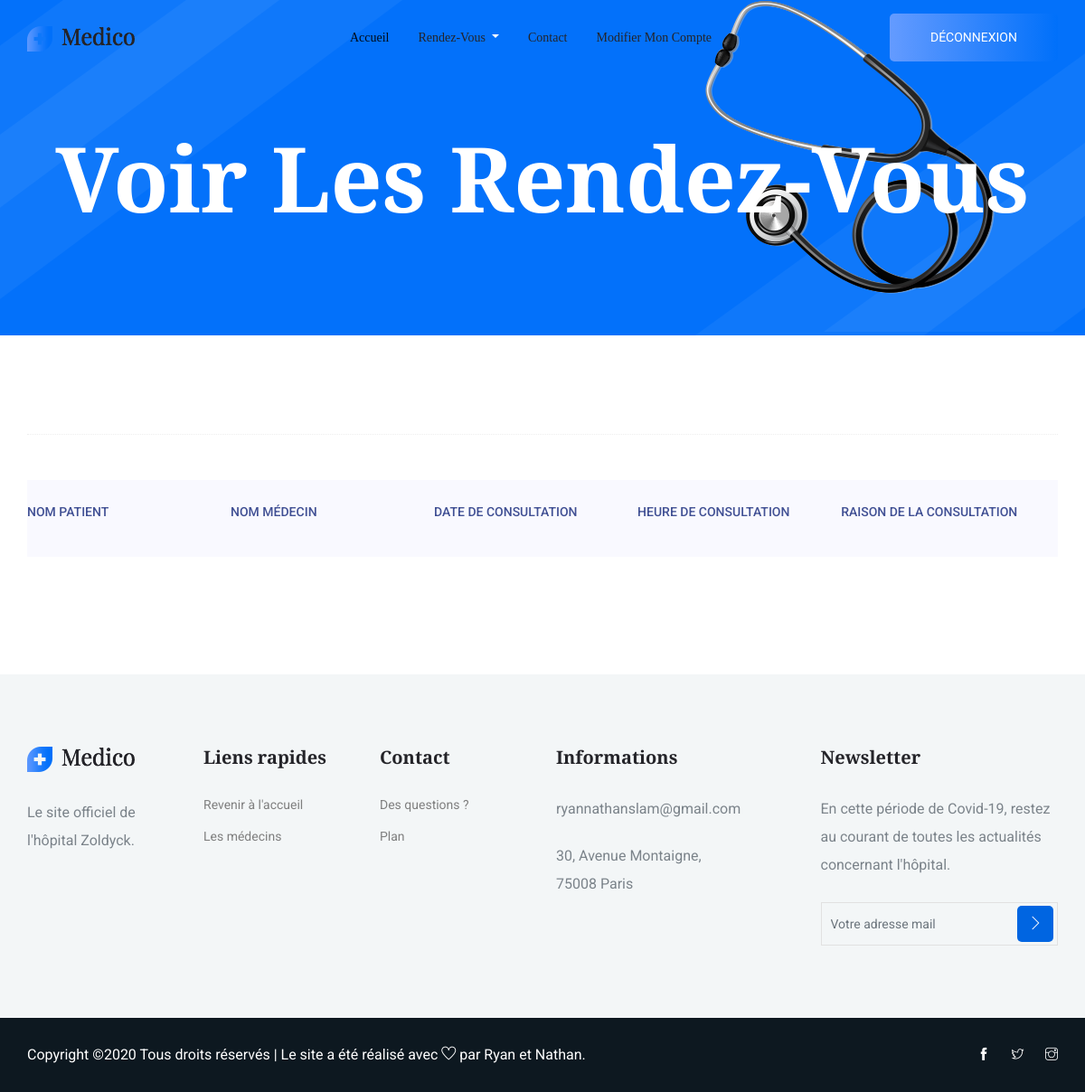
/views/voir_rdv.php (signed in), run on an earlier commit of the app's database.
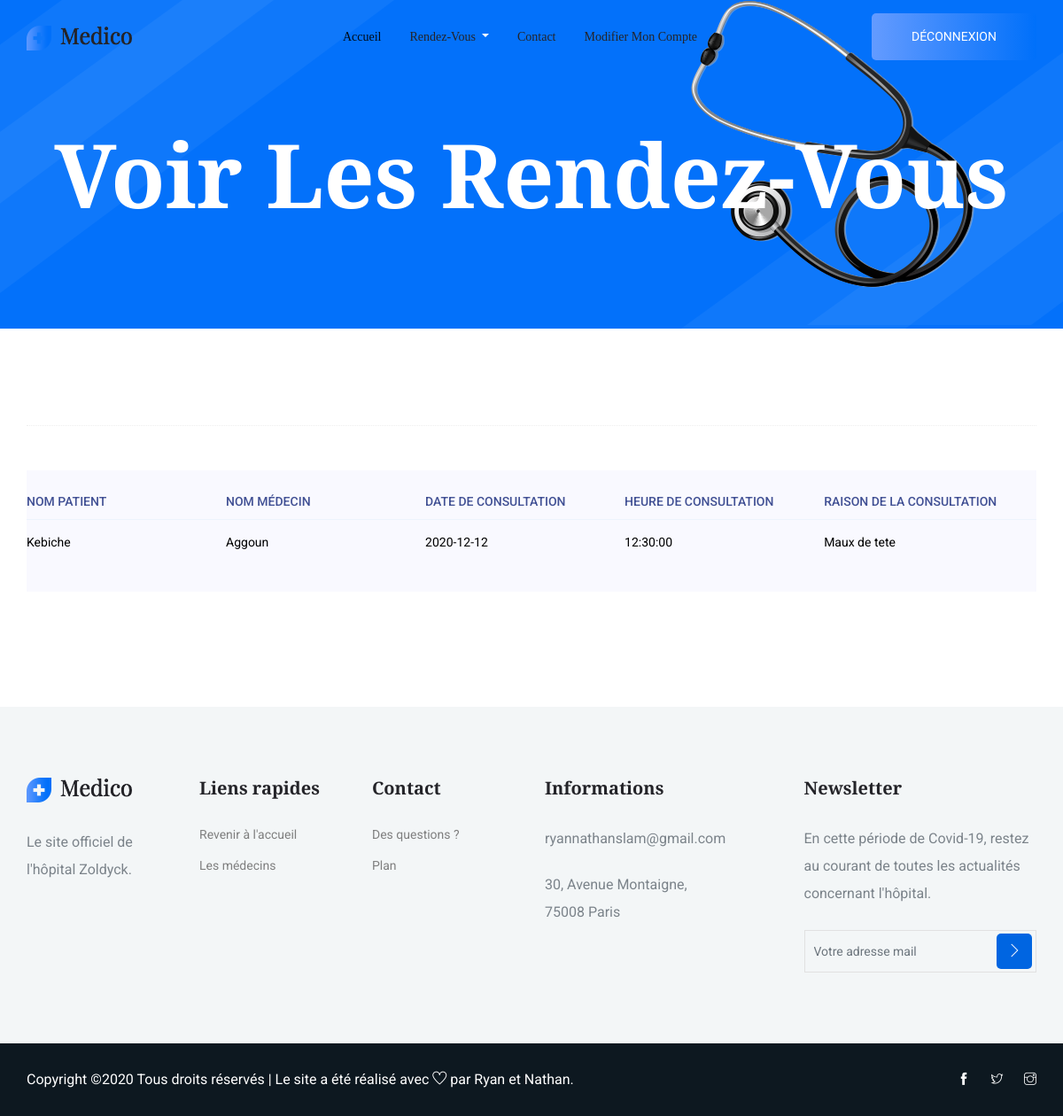
And on a later commit of the database.
### tables this page shows
CREATE TABLE IF NOT EXISTS `reservation` (
  `id` int(11) NOT NULL AUTO_INCREMENT,
  `nom_patient` varchar(50) NOT NULL,
  `nom_medecin` varchar(50) NOT NULL,
  `date_consult` date NOT NULL,
  `time_consult` time NOT NULL,
  `rais_consult` text NOT NULL,
  PRIMARY KEY (`id`),
  KEY `fk_patient` (`nom_patient`),
  KEY `fk_medecin` (`nom_medecin`)
);

### views/voir_rdv.php (the view, shortened to what this page needs)
<!doctype html>
<html lang="en">
<head>
  <?php
      require_once('navbar.php');
    ?>
    <?php
    try{
	     $bdd= new PDO('mysql:host=localhost;dbname=hopital; charset=utf8','root','');
     }
     catch (Exception $e){
	      die('Erreur:'.$e->getMessage());
      }
      ?>
  <section class="breadcrumb_part breadcrumb_bg">
    <div class="container">
      <div class="row">
        <div class="col-lg-12">
          <div class="breadcrumb_iner">
            <div class="breadcrumb_iner_item">
              <h2>Voir les rendez-vous</h2>
            </div>
          </div>
        </div>
      </div>
    </div>
  </section>
  <section class="contact-section section_padding">
    <div class="container">
      <div class="section-top-border">
				<div class="progress-table-wrap">
					<div class="progress-table">
						<div class="table-head">
							<div class="visit">Nom patient</div>
							<div class="visit">Nom médecin</div>
							<div class="visit">Date de consultation</div>
							<div class="visit">Heure de consultation</div>
              <div class="visit">Raison de la consultation</div>
						</div>
            <?php
              if ($_SESSION['role'] == "admin") {
                $req = $bdd->query('SELECT * FROM reservation');
                $donnees= $req->fetchall();
              }
              else if ($_SESSION['role'] == "medecin"){
                $req = $bdd->prepare('SELECT * FROM reservation WHERE nom_medecin=?');
                $req->execute(array($_SESSION['nom_medecin']));
                $donnees= $req->fetchall();
              }
              else{
                $req = $bdd->prepare('SELECT * FROM reservation WHERE nom_patient=?');
                $req->execute(array($_SESSION['nom']));
                $donnees= $req->fetchall();
              }
              foreach ($donnees as $value) {
                echo '<div class="table-row">
                  <div class="visit" style="color:#000000">'.$value["nom_patient"].'</div>
                  <div class="visit" style="color:#000000">'.$value["nom_medecin"].'</div>
                  <div class="visit" style="color:#000000">'.$value["date_consult"].'</div>
                  <div class="visit" style="color:#000000">'.$value["time_consult"].'</div>
                  <div class="visit" style="color:#000000">'.$value["rais_consult"].'</div>
                </div>';
              }
             ?>
					</div>
				</div>
			</div>
    </div>
  </section>
  <?php
  require_once('footer.php');
   ?>
</html>

### views/navbar.php (shortened to what this page needs)
<!doctype html>
<html lang="en">
<head>
    <link rel="stylesheet" href="../css/bootstrap.min.css">
    <link rel="stylesheet" href="../css/animate.css">
    <link rel="stylesheet" href="../css/owl.carousel.min.css">
    <link rel="stylesheet" href="../css/themify-icons.css">
    <link rel="stylesheet" href="../css/flaticon.css">
    <link rel="stylesheet" href="../css/magnific-popup.css">
    <link rel="stylesheet" href="../css/nice-select.css">
    <link rel="stylesheet" href="../css/slick.css">
    <link rel="stylesheet" href="../css/style.css">
    <link rel="stylesheet" href="../css/style2.css">
</head>
<header class="main_menu home_menu">
    <div class="container">
        <div class="row align-items-center">
            <div class="col-lg-12">
                <nav class="navbar navbar-expand-lg navbar-light">
                    <a class="navbar-brand" href="../page_index.php"> <img src="../img/logo.png" alt="logo"> </a>
                    <div class="collapse navbar-collapse main-menu-item justify-content-center"
                        id="navbarSupportedContent">
                        <ul class="navbar-nav align-items-center">
                          <?php
                          if (isset($_SESSION['mail'])  || isset($_SESSION['nom_medecin'])){
                            if ($_SESSION['role'] == "patient") {
                           ?>
                            <li class="nav-item active">
                                <a class="nav-link" href="../page_index.php">Accueil</a>
                            </li>
                            <li class="nav-item dropdown">
                                <a class="nav-link dropdown-toggle" href="#" id="navbarDropdown"
                                    role="button" data-toggle="dropdown" aria-haspopup="true" aria-expanded="false">
                                    Rendez-vous
                                </a>
                            </li>
                            <li class="nav-item">
                                <a class="nav-link" href="contact.php">Contact</a>
                            </li>
                            <li class="nav-item">
                                <a class="nav-link" href="modification.php">Modifier mon compte</a>
                            </li>
                        </ul>
                    </div>
                    <a class="btn_2 d-none d-lg-block" href="../traitement/session_destroy.php">Déconnexion</a>
                <?php }
              }  ?>
                </nav>
            </div>
        </div>
    </div>
</header>
</html>

### views/footer.php (shortened to what this page needs)
<!doctype html>
<html lang="en">
<footer class="footer-area">
    <div class="footer section_padding">
        <div class="container">
            <div class="row justify-content-between">
                <div class="col-xl-2 col-md-4 col-sm-6 single-footer-widget">
                    <a href="#" class="footer_logo"> <img src="../img/logo.png" alt="#"> </a>
                    <p>Le site officiel de l'hôpital Zoldyck. </p>
                </div>
                <div class="col-xl-2 col-sm-6 col-md-4 single-footer-widget">
                    <h4>Liens rapides</h4>
                    <ul>
                        <li><a href="../page_index.php">Revenir à l'accueil</a></li>
                        <li><a href="doctor.php">Les médecins</a></li>
                    </ul>
                </div>
                <div class="col-xl-2 col-sm-6 col-md-6 single-footer-widget">
                    <h4>Contact</h4>
                    <ul>
                        <li><a href="contact.php">Des questions ?</a></li>
                        <li><a href="contact.php">Plan</a></li>
                    </ul>
                </div>
                <div class="col-xl-3 col-sm-6 col-md-6 single-footer-widget">
                    <h4>Informations</h4>
                    <p>ryannathanslam@gmail.com</p><br>
                    <p>30, Avenue Montaigne, <br>
                75008 Paris</p>
                </div>
                <div class="col-xl-3 col-sm-6 col-md-6 single-footer-widget">
                    <h4>Newsletter</h4>
                    <p>En cette période de Covid-19, restez au courant de toutes les actualités concernant l'hôpital.</p>
                    <div class="form-wrap" id="mc_embed_signup">
                        <form target="_blank"
                            action="https://spondonit.us12.list-manage.com/subscribe/post?u=1462626880ade1ac87bd9c93a&amp;id=92a4423d01"
                            method="get" class="form-inline">
                            <input class="form-control" name="EMAIL" placeholder="Votre adresse mail"
                                onfocus="this.placeholder = ''" onblur="this.placeholder = 'Votre adresse mail '"
                                required="" type="email">
                            <button class="click-btn btn btn-default text-uppercase"> <i class="ti-angle-right"></i>
                            </button>
                        </form>
                    </div>
                </div>
            </div>
        </div>
    </div>
    <div class="copyright_part">
        <div class="container">
            <div class="row align-items-center">
              <p class="footer-text m-0 col-lg-8 col-md-12">
Copyright &copy;<script>document.write(new Date().getFullYear());</script> Tous droits réservés | Le site a été réalisé avec <i class="ti-heart" aria-hidden="true"></i> par Ryan et Nathan.</a>
</p>
<div class="col-lg-4 col-md-12 text-center text-lg-right footer-social">
    <a target="_blank" href="https://www.facebook.com/hopital.zoldyck.7/"><i class="ti-facebook"></i></a>
    <a target="_blank" href="https://twitter.com/HopitalZ"> <i class="ti-twitter"></i> </a>
    <a target="_blank" href="https://www.instagram.com/hopital_zoldyck/"><i class="ti-instagram"></i></a>
</div>
            </div>
        </div>
    </div>
</footer>
</body>
</html>

What changed in the data, as far as the page shows it:
added reservation: nom_patient "Kebiche", nom_medecin "Aggoun", date_consult "2020-12-12", time_consult "12:30:00", rais_consult "Maux de tete"
